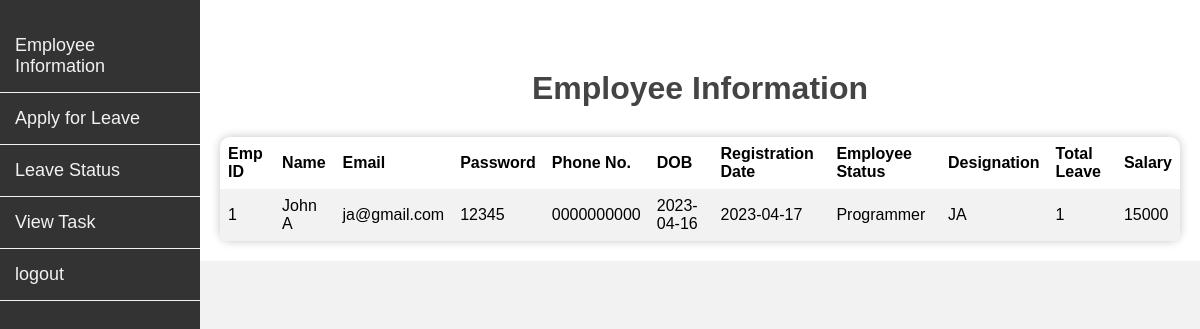
The page /employee_portal.php on the database its author committed.
### tables this page shows
CREATE TABLE `employee` (
  `empid` int(11) NOT NULL,
  `ename` varchar(255) NOT NULL,
  `email` varchar(255) NOT NULL,
  `password` varchar(255) NOT NULL,
  `phoneno` varchar(255) NOT NULL,
  `dob` date NOT NULL,
  `regd` date NOT NULL,
  `empstatus` varchar(255) NOT NULL,
  `desig` varchar(255) NOT NULL,
  `totalleave` int(11) NOT NULL,
  `salary` int(11) NOT NULL
);

### employee_portal.php (the view, shortened to what this page needs)
<!DOCTYPE html>
<html>
<head>
</head>
<body>
<nav>
	<a href="employee_portal.php">Employee Information</a>
	<a href="applyleave.php">Apply for Leave</a>
	<a href="leave_status_emp.php">Leave Status</a>
	<a href="viewtasks.php" class="active">View Task</a>
    <a href="logout.php"> logout</a>
</nav>
<div class="main">
	<h1>Employee Information</h1>
	<table>
		<thead>
			<tr>
				<th>Emp ID</th>
				<th>Name</th>
				<th>Email</th>
				<th>Password</th>
				<th>Phone No.</th>
				<th>DOB</th>
				<th>Registration Date</th>
				<th>Employee Status</th>
				<th>Designation</th>
				<th>Total Leave</th>
				<th>Salary</th>
			</tr>
			<?php
				$servername = "localhost";
				$username = "root";
				$password = "";
				$dbname = "DatabaseDictionary";
				$conn = mysqli_connect($servername, $username, $password, $dbname);
				$sql = "SELECT * FROM employee";
				$result = mysqli_query($conn, $sql);
				if (mysqli_num_rows($result) > 0) {
				    while($row = mysqli_fetch_assoc($result)) {
				        echo "<tr><td>" . $row["empid"]. "</td><td>" . $row["ename"]. "</td><td>" . $row["email"]. "</td><td>" . $row["password"]. "</td><td>" . $row["phoneno"]. "</td><td>" . $row["dob"]. "</td><td>" . $row["regd"]. "</td><td>" . $row["empstatus"]. "</td><td>" . $row["desig"]. "</td><td>" . $row["totalleave"]. "</td><td>" . $row["salary"]. "</td></tr>";
				    }
				} else {
				    echo "0 results";
				}
			?>
	</table>
</body>
</html>

### employee_portal.php (style rules this page uses)
body { font-family: Arial, sans-serif; background-color: #f2f2f2; margin: 0; padding: 0; }
nav { background-color: #333; height: 100vh; width: 200px; position: fixed; top: 0; left: 0; overflow-x: hidden; padding-top: 20px; }
nav a { display: block; color: #f2f2f2; padding: 15px; text-decoration: none; font-size: 18px; border-bottom: 1px solid #f2f2f2; }
.main { margin-left: 200px; padding: 20px; background-color: #ffffff; }
h1 { color: #444444; margin-top: 50px; margin-bottom: 30px; text-align: center; }
table { border-collapse: collapse; width: 100%; background-color: #ffffff; border-radius: 10px; box-shadow: 0px 0px 10px #c4c4c4; }
th, td { text-align: left; padding: 8px; }
tr:nth-child(even) { background-color: #f2f2f2; }

### rows shown on the page
employee: empid "1", ename "John A", email "ja@gmail.com", password "12345", phoneno "0000000000", dob "2023-04-16", regd "2023-04-17", empstatus "Programmer", desig "JA", totalleave "1", salary "15000"
